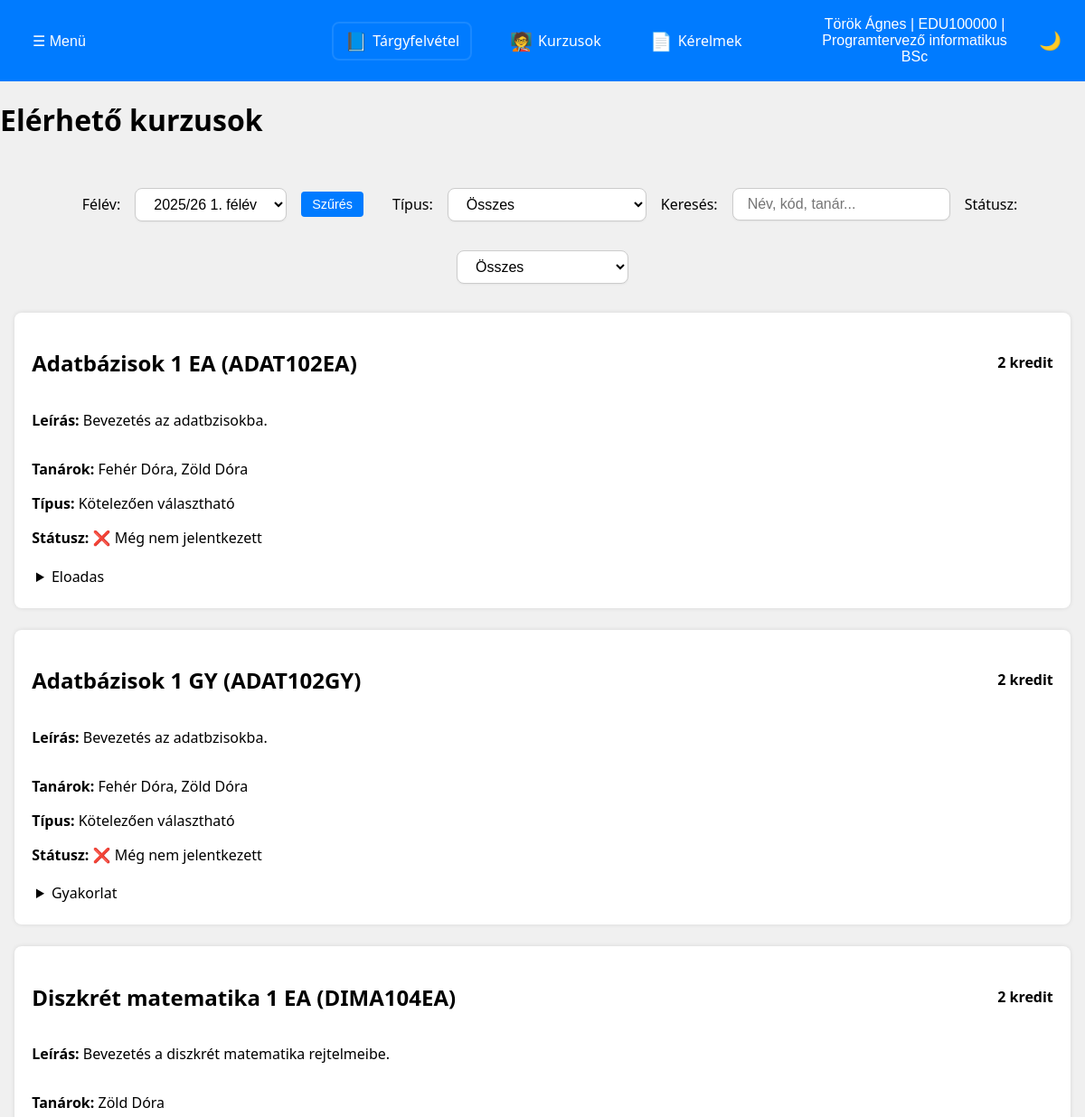
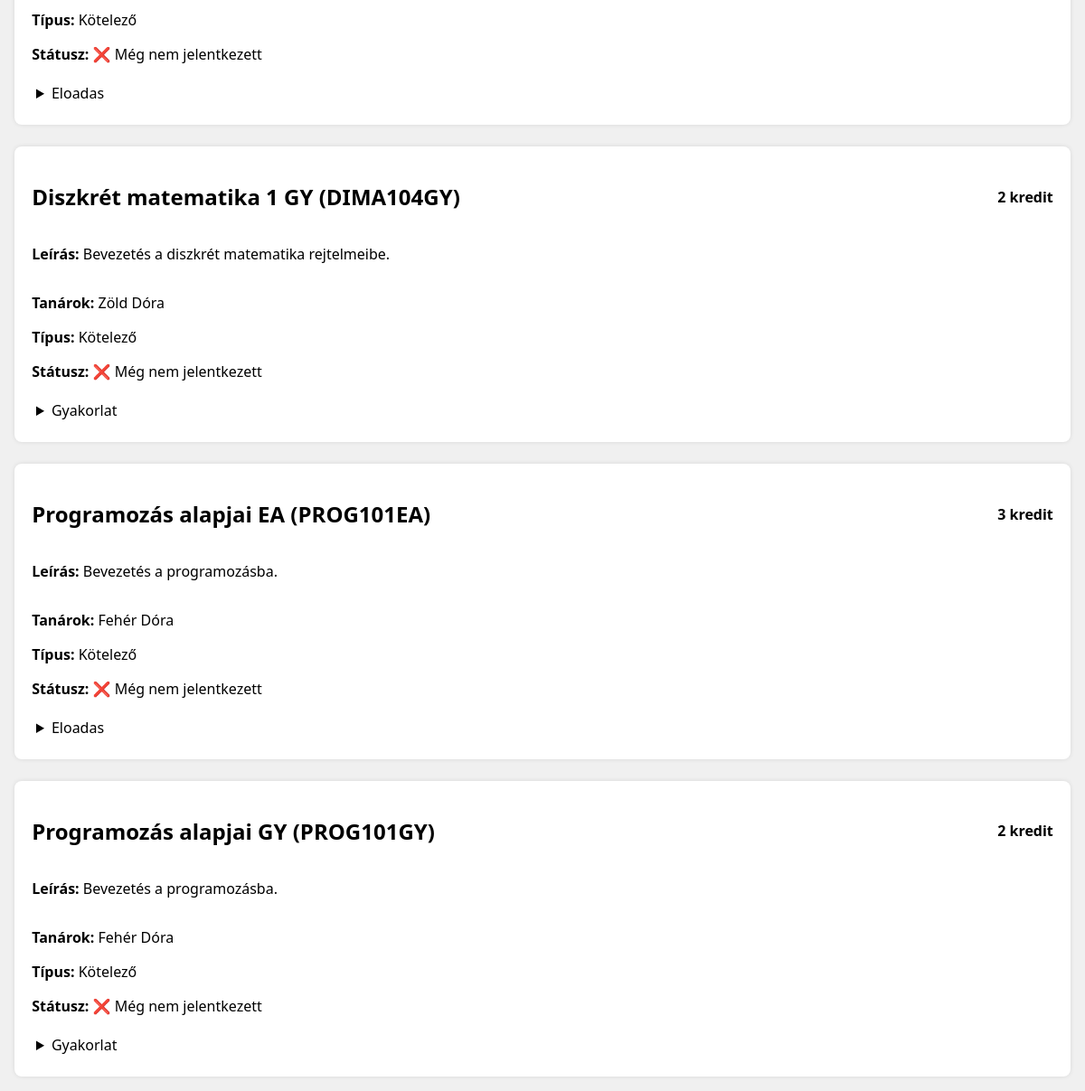
The app's page /student/course_offering.php (signed in) with its own data (2 pictures, top to bottom).
### tables this page shows
CREATE TABLE users (
    id INT AUTO_INCREMENT PRIMARY KEY,
    name VARCHAR(100) NOT NULL,
    eduportal_id VARCHAR(20) NOT NULL UNIQUE,
    email VARCHAR(100) NOT NULL,
    phone VARCHAR(20),
    password_hash VARCHAR(255) NOT NULL,
    postal_code VARCHAR(10),
    city VARCHAR(100),
    address VARCHAR(255),
    birth_date DATE,
    mothers_name VARCHAR(100),
    role ENUM('hallgato', 'tanar', 'admin') NOT NULL DEFAULT 'hallgato',
    course_code VARCHAR(20),
	financing_type ENUM('állami', 'önköltséges') NOT NULL,
    created_at TIMESTAMP DEFAULT CURRENT_TIMESTAMP,
	updated_at TIMESTAMP DEFAULT CURRENT_TIMESTAMP ON UPDATE CURRENT_TIMESTAMP
);

CREATE TABLE programs (
    id INT NOT NULL AUTO_INCREMENT PRIMARY KEY,
    szak_szam VARCHAR(20) UNIQUE NOT NULL,
    name VARCHAR(255) NOT NULL,
	facultative_credit INT,
	freely_selectable_credit INT,
	cost DECIMAL(10,2),
    created_at TIMESTAMP DEFAULT CURRENT_TIMESTAMP,
    updated_at TIMESTAMP DEFAULT CURRENT_TIMESTAMP ON UPDATE CURRENT_TIMESTAMP
);

CREATE TABLE course_offerings (
    id INT NOT NULL AUTO_INCREMENT PRIMARY KEY,
    
    kurzus_kod VARCHAR(20) NOT NULL,                    
    semester_id INTEGER,                               
    teacher_id VARCHAR(20) NOT NULL,
    
    course_type ENUM('eloadas', 'gyakorlat') DEFAULT 'eloadas',
    day_of_week ENUM('H', 'K', 'Sz', 'Cs', 'P', 'Szo', 'V'),
    start_time TIME,
    room VARCHAR(50),
    end_date DATETIME,  
    max_students INTEGER,
    
    created_at TIMESTAMP DEFAULT CURRENT_TIMESTAMP,
    updated_at TIMESTAMP DEFAULT CURRENT_TIMESTAMP ON UPDATE CURRENT_TIMESTAMP,

    FOREIGN KEY (kurzus_kod) REFERENCES courses(kurzus_kod),
    FOREIGN KEY (semester_id) REFERENCES semesters(id),
    FOREIGN KEY (teacher_id) REFERENCES users(eduportal_id)
);

### PHP_Header/s_course_offering.php (called while the page is built, shortened)
<?php
$eduportal_id = $_SESSION['eduportal_id'];
global $conn;
$user_sql = "
SELECT
    u.name,
    u.course_code,
    p.name AS szak_nev
FROM users u
LEFT JOIN programs p ON p.szak_szam = u.course_code
WHERE u.eduportal_id = ?";
$user_stmt = $conn->prepare($user_sql);
$user_stmt->bind_param("s", $eduportal_id);
$user_stmt->execute();
$user_result = $user_stmt->get_result();
$user = $user_result->fetch_assoc();
$user_name = $user['name'] ?? "Ismeretlen";
$user_course = $user['szak_nev'] ?? "N/A";
$today = date('Y-m-d');
$semester_sql = "
SELECT id,
       label
FROM semesters
WHERE start_date <= ? AND end_date >= ? LIMIT 1";
$semester_stmt = $conn->prepare($semester_sql);
$semester_stmt->bind_param("ss", $today, $today);
$semester_stmt->execute();
$current_semester = $semester_stmt->get_result()->fetch_assoc();
$current_semester_id = $current_semester['id'] ?? null;
$selected_semester_id = $_GET['semester_id'] ?? $current_semester_id;
$semesters_sql = "
SELECT id,
       label
FROM semesters
ORDER BY start_date DESC";
$semesters = $conn->query($semesters_sql)->fetch_all(MYSQLI_ASSOC);
$kurzusok_sql = "
SELECT
    c.kurzus_kod,
    c.name AS course_name,
    c.leiras,
    c.credit,
    pc.tipus AS course_required_type,
    GROUP_CONCAT(DISTINCT t.name SEPARATOR ', ') AS teachers
FROM courses c
LEFT JOIN program_courses pc ON pc.kurzus_kod = c.kurzus_kod AND pc.szak_szam = ?
LEFT JOIN teacher_courses tc ON tc.kurzus_kod = c.kurzus_kod
LEFT JOIN users t ON t.eduportal_id = tc.teacher_id
WHERE c.kurzus_kod IN (
    SELECT co.kurzus_kod
    FROM course_offerings co
    WHERE co.semester_id = ?
)
GROUP BY c.kurzus_kod
ORDER BY c.name ASC;";
$kurzus_stmt = $conn->prepare($kurzusok_sql);
$kurzus_stmt->bind_param("si", $user['course_code'], $selected_semester_id);
$kurzus_stmt->execute();
$kurzusok_raw = $kurzus_stmt->get_result()->fetch_all(MYSQLI_ASSOC);
$offerings_sql = "
SELECT
    co.id AS offering_id,
    co.kurzus_kod,
    co.semester_id,
    co.end_date,
    co.day_of_week,
    co.start_time,
    co.room,
    co.max_students,
    co.course_type,
    (SELECT COUNT(*) FROM enrollments e WHERE e.offering_id = co.id AND co.semester_id = ?) AS enrolled_count
FROM course_offerings co
WHERE co.semester_id = ?
ORDER BY co.kurzus_kod, co.course_type";
$offerings_stmt = $conn->prepare($offerings_sql);
$offerings_stmt->bind_param("ii", $selected_semester_id,$selected_semester_id);
$offerings_stmt->execute();
$offerings_raw = $offerings_stmt->get_result()->fetch_all(MYSQLI_ASSOC);
$enrolled_sql = "
SELECT offering_id
FROM enrollments
WHERE users_eduportal_ID = ?";
$enrolled_stmt = $conn->prepare($enrolled_sql);
$enrolled_stmt->bind_param("s", $eduportal_id);
$enrolled_stmt->execute();
$already_enrolled_offerings = $enrolled_stmt->get_result()->fetch_all(MYSQLI_ASSOC);
$already_enrolled_offerings = array_column($already_enrolled_offerings, 'offering_id');
$completed_sql = "
SELECT co.kurzus_kod
FROM enrollments e
JOIN course_offerings co ON e.offering_id = co.id
WHERE e.users_eduportal_ID = ? AND e.status = 'completed'";
$completed_stmt = $conn->prepare($completed_sql);
$completed_stmt->bind_param("s", $eduportal_id);
$completed_stmt->execute();
$completed_courses = $completed_stmt->get_result()->fetch_all(MYSQLI_ASSOC);
$completed_courses = array_column($completed_courses, 'kurzus_kod');
$courses = [];
foreach ($kurzusok_raw as $row) {
    $kurzus_kod = $row['kurzus_kod'];
    $type = $row['course_required_type'];
    $courses[$kurzus_kod] = [
        'kurzus_kod' => $kurzus_kod,
        'course_name' => $row['course_name'],
        'leiras' => $row['leiras'],
        'credit' => $row['credit'],
        'teachers' => $row['teachers'],
        'course_required_type' => $type,
        'already_completed' => in_array($kurzus_kod, $completed_courses),
        'offerings' => []
    ];
}
foreach ($offerings_raw as $offering) {
    $type = $offering['course_type'] ?: 'egyéb';
    $offering['already_enrolled'] = in_array($offering['offering_id'], $already_enrolled_offerings);
    if (!isset($courses[$offering['kurzus_kod']]['offerings'][$type])) {
        $courses[$offering['kurzus_kod']]['offerings'][$type] = [];
    }
    $courses[$offering['kurzus_kod']]['offerings'][$type][] = $offering;
}

### student/course_offering.php (the view, shortened to what this page needs)
<?php
require_once __DIR__ . '/../PHP_Header/s_course_offering.php';
?>
<!DOCTYPE html>
<html lang="hu">
    <head>
        <link rel="stylesheet" href="../CSS/site_style.css">
        <link rel="stylesheet" href="../CSS/course_offering.css">
    </head>
    <body>
        <header>
            <div class="menu">
                <div class="dropdown">
                    <button id="dropdownToggleL" class="dropbtn">☰ Menü </button>
                </div>
            </div>
            <nav class="main-nav">
                <a id="active" href="#"><span class="icon">📘</span> Tárgyfelvétel</a>
                <a href="courses.php" ><span class="icon">🧑‍🏫</span> Kurzusok</a>
                <a href="request.php"><span class="icon">📄</span> Kérelmek</a>
            </nav>
            <div class="user-menu">
                <div class="dropdown">
                    <button id="dropdownToggleR" class="dropbtn">
                        <?php echo htmlspecialchars($user_name); ?> |
                        <?php echo htmlspecialchars($eduportal_id); ?> |
                        <?php echo htmlspecialchars($user_course); ?>
                    </button>
                </div>
                <div class="theme-switcher">
                    <button id="theme-toggle" class="theme-btn">🌙</button>
                </div>
            </div>
        </header>
        <main>
            <h1>Elérhető kurzusok</h1>
            <section class="filters">
                <form method="get" class="filters">
                    <label>Félév:</label>
                    <select name="semester_id">
                        <?php foreach ($semesters as $s): ?>
                            <option value="<?= $s['id'] ?>" <?= $s['id'] == $selected_semester_id ? 'selected' : '' ?>>
                                <?= htmlspecialchars($s['label']) ?>
                            </option>
                        <?php endforeach; ?>
                    </select>
                    <button type="submit">Szűrés</button>
                </form>
                <label for="sco_typeFilter">Típus:</label>
                <select id="sco_typeFilter">
                    <option value="all">Összes</option>
                </select>
                <label for="sco_searchInput">Keresés:</label>
                <input type="text" id="sco_searchInput" placeholder="Név, kód, tanár...">
                <label for="sco_completedFilter">Státusz:</label>
                <select id="sco_statusFilter">
                    <option value="all">Összes</option>
                </select>
            </section>
            <section class="course-list">
                <?php foreach ($courses as $course): ?>
                    <div class="sco_course-card"
                         data-name="<?= strtolower($course['course_name']); ?>"
                         data-code="<?= strtolower($course['kurzus_kod']); ?>"
                         data-type="<?= htmlspecialchars($course['course_required_type']); ?>"
                         data-teacher="<?= strtolower($course['teachers']); ?>"
                         data-completed="<?= $course['already_completed'] ? 'completed' : 'not-completed' ?>" >
                    <div class="course-card<?= array_reduce($course['offerings'], fn($c, $v) => $c || array_filter($v, fn($o) => $o['already_enrolled']), false) ? ' enrolled' : '' ?>">
                        <div class="card-header">
                            <h2><?= htmlspecialchars($course['course_name']) ?> (<?= htmlspecialchars($course['kurzus_kod']) ?>)</h2>
                            <span class="credit"><?= $course['credit'] ?> kredit</span>
                        </div>
                        <div class="card-body">
                            <?php
                            $description = htmlspecialchars($course['leiras']);
                            $shortDesc = mb_strimwidth($description, 0, 150, '...');
                            ?>
                            <div class="collapsible-container">
                                <p class="short-description"><strong>Leírás:</strong> <?= $shortDesc ?></p>
                            </div>
                            <p><strong>Tanárok:</strong> <?= htmlspecialchars($course['teachers']) ?: 'Nincs megadva' ?></p>
                            <p><strong>Típus:</strong>
                                <?php
                                if ($course['course_required_type'] === 'valaszthato') {
                                    echo 'Kötelezően választható';
                                } elseif ($course['course_required_type'] === 'kotelezo') {
                                    echo 'Kötelező';
                                } elseif ($course['course_required_type'] === 'szv') {
                                    echo 'Szabadon választható';
                                } else {
                                    echo 'Ismeretlen típus';
                                }
                                ?>
                            </p>
                            <p><strong>Státusz:</strong>
                                <?php if ($course['already_completed']): ?>
                                    ✔️ Teljesítve
                                <?php elseif (array_reduce($course['offerings'], fn($carry, $types) => $carry || array_filter($types, fn($o) => $o['already_enrolled']), false)): ?>
                                    ✅ Jelentkezett
                                <?php else: ?>
                                    ❌ Még nem jelentkezett
                                <?php endif; ?>
                            </p>
                            <?php foreach ($course['offerings'] as $type => $offerings): ?>
                                <details class="offering-details">
                                    <summary><?= ucfirst($type) ?></summary>
                                </details>
                            <?php endforeach; ?>
                        </div>
                    </div>
                    </div>
                <?php endforeach; ?>
            </section>
        </main>
    </body>
</html>

### CSS/site_style.css (style rules this page uses)
:root { --background-light: #f0f0f0; --background-dark: #1e1e1e; --text-dark: #000000; --text-light: #ffffff; --primary-color: #007bff; --secondary-color: #ffa500; --dropdown-bg: #ffffff; --dropdown-bg-dark: #333333; --primary-hover: #0056b3; --card-background-light: white; --card-background-dark: black; }
body { margin: 0; font-family: "Segoe UI", sans-serif; background-color: var(--background-light); color: var(--text-dark); min-height: 100vh; display: flex; flex-direction: column; }
header { display: flex; justify-content: space-between; align-items: center; background-color: var(--primary-color); color: var(--text-light); padding: 10px 20px; width: 100%; box-sizing: border-box; }
.menu, .user-menu { flex: 1; }
.user-menu { display: flex; align-items: center; justify-content: flex-end; gap: 10px; }
.main-nav { display: flex; justify-content: center; gap: 30px; flex: 2; }
.main-nav a { color: var(--text-light); text-decoration: none; font-size: 16px; display: flex; align-items: center; gap: 6px; padding: 8px 12px; transition: background-color 0.3s; }
.main-nav a#active { border: 2px solid rgba(255, 255, 255, 0.1); border-radius: 8px; padding: 6px 12px; }
.dropdown { position: relative; display: inline-block; }
.dropbtn { background-color: transparent; color: var(--text-light); border: none; font-size: 16px; cursor: pointer; padding: 8px 16px; }
.user-menu .dropdown { position: relative; }
.theme-switcher { display: flex; gap: 10px; }
.theme-btn { background: none; border: none; color: var(--text-light); font-size: 20px; cursor: pointer; }
.icon { font-size: 20px; }

### CSS/course_offering.css (style rules this page uses)
.course-list { display: flex; flex-direction: column; gap: 1.5rem; padding: 1rem; }
.course-card { border: none; padding: 1.2rem; border-radius: 8px; background: var(--card-background-light); box-shadow: 0 0 5px rgba(0,0,0,0.1); }
.card-header { display: flex; justify-content: space-between; align-items: center; margin-bottom: 0.8rem; }
.card-header .credit { font-weight: bold; }
.offering-details { margin-top: 10px; border-top: 1px solid #ccc; padding-top: 5px; }
.filters { padding: 1rem; display: flex; gap: 1rem; align-items: center; flex-wrap: wrap; background-color: transparent; border: none; justify-content: center; }
.filters input, .filters select { padding: 0.5rem 1rem; border: 1px solid #ccc; border-radius: 8px; font-size: 1rem; background-color: var(--dropdown-bg); box-shadow: 0 1px 2px rgba(0, 0, 0, 0.05); transition: all 0.2s ease; }
.filters button { background-color: var(--primary-color); color: var(--text-light); border: none; padding: 6px 12px; font-size: 0.9em; border-radius: 4px; cursor: pointer; }
.offering-details { padding: 0.3rem; display: flex; gap: 0.1rem; align-items: center; flex-wrap: wrap; background-color: transparent; border: none; }

### records on screen
users: name "Török Ágnes", programs.name "Programtervező informatikus BSc"
course_offerings: course_type "Gyakorlat"

### other values on screen
$eduportal_id "EDU100000"
$course['course_name'] "Adatbázisok 1 EA"
$course['kurzus_kod'] "ADAT102EA"
$course['credit'] "2"
$shortDesc "Bevezetés az adatbzisokba."
htmlspecialchars($course['teachers']) ?: 'Nincs megadva' "Fehér Dóra, Zöld Dóra"
$type "Eloadas"
$course['course_name'] "Adatbázisok 1 GY"
$course['kurzus_kod'] "ADAT102GY"
$course['course_name'] "Diszkrét matematika 1 EA"
$course['kurzus_kod'] "DIMA104EA"
$shortDesc "Bevezetés a diszkrét matematika rejtelmeibe."
htmlspecialchars($course['teachers']) ?: 'Nincs megadva' "Zöld Dóra"
$course['course_name'] "Diszkrét matematika 1 GY"
$course['kurzus_kod'] "DIMA104GY"
